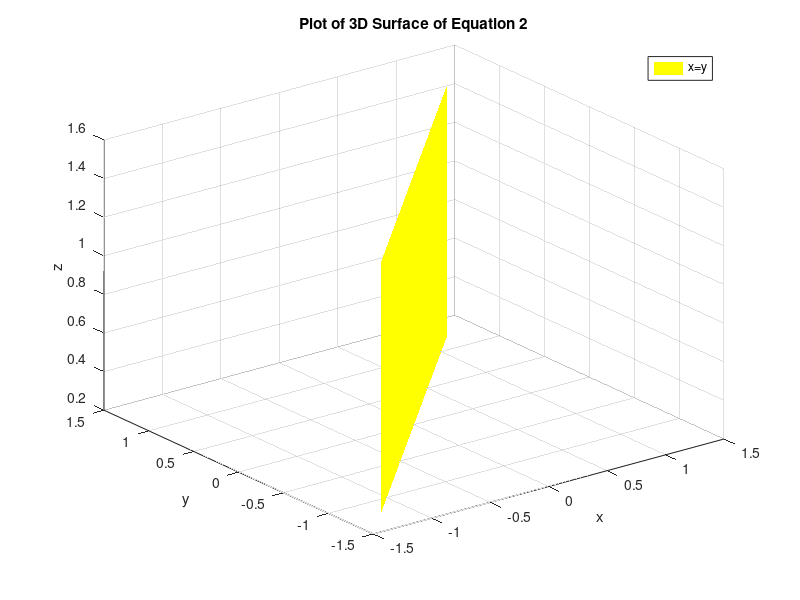

Recreate this plot in MATLAB.
clc;
clear all;

[x,z]=meshgrid(-1.2:0.01:1.2,0.2:0.01:1.5);

y=x;

surf(x,y,z,'FaceColor','y', 'EdgeColor', 'none');

xlabel('x');
ylabel('y');
zlabel('z');

title('Plot of 3D Surface of Equation 2');
equation = 'x=y';
legend(equation, 'location', 'best');
